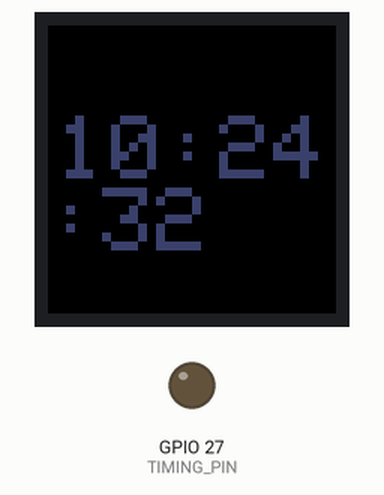
Recording of a sketch running on a simulated ESP32. On the bench: 32×32 colour display, output pins drawn as LEDs (lit = HIGH). WiFi joins after 1.5 s; servers stay silent unless stated; the local clock reads 2024-03-15 10:24:30 at power-on unless the sketch sets it; storage starts empty; random numbers use the default seed unless the sketch sets one; what the sketch prints to the serial monitor is not drawn.

Above: at 1.6 s.
At 5.6 s:
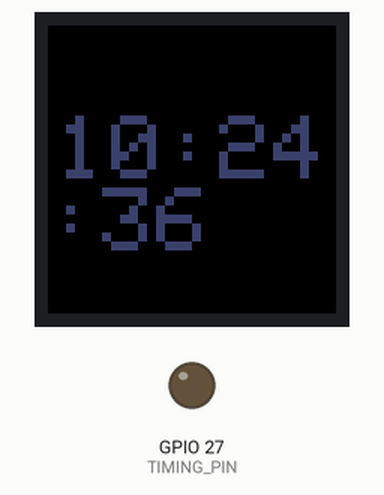
At 10.6 s:
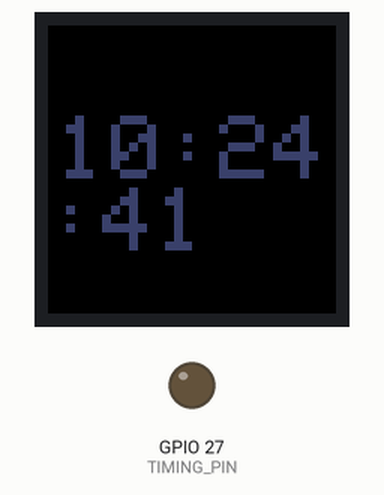
At 19.6 s:
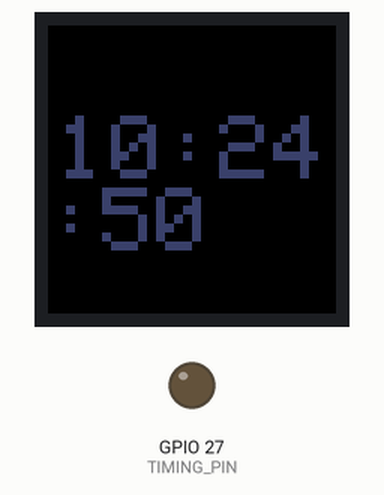
At 28.6 s:
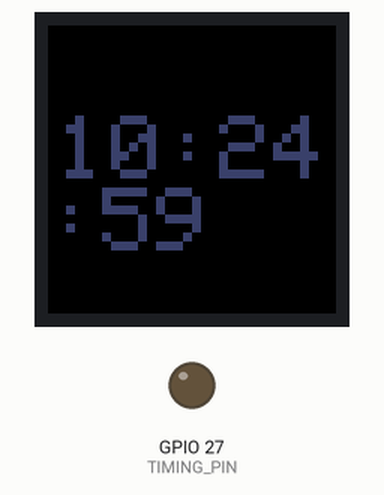
At 38.6 s:
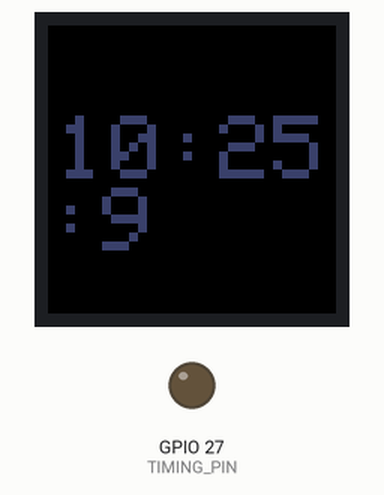

The sketch:

RTOS_.ino
```cpp
#define TIMING_PIN 27

#include <Adafruit_GrayOLED.h>
#include <gfxfont.h>
#include <Adafruit_GFX.h>
#include <Adafruit_SPITFT.h>
#include <Adafruit_SPITFT_Macros.h>
#include <PxMatrix.h>
#include <WiFi.h>
#include <Arduino.h>
#include <FS.h>
#include <SPIFFS.h>

// Time API Setup
const char* ssid       = "DukeVisitor";
const char* password   = "";
const char* ntpServer = "pool.ntp.org";
const long  gmtOffset_sec = -18000; // Eastern Standard Time
const int   daylightOffset_sec = 3600; // observes daylight savings
char the_time[10];
volatile int minute;
volatile int hour;
volatile int second;

// ISR Flags
volatile bool displayFlag = false;
volatile bool secondFlag = false;
volatile bool sampleFlag = false;

int sample;

File audioFile;

// LED Matrix Display
#define P_LAT 22
#define P_A 19
#define P_B 23
#define P_C 18
#define P_D 5
#define P_OE 15
#define DAC_OUT 25

PxMATRIX display(32,32,P_LAT, P_OE,P_A,P_B,P_C,P_D);

#define RANDOM_PIN 34

// Time Setup
hw_timer_t *displayTimer = NULL;
hw_timer_t *clockTimer = NULL;
hw_timer_t *sampleTimer = NULL;

portMUX_TYPE timerMux = portMUX_INITIALIZER_UNLOCKED;

void IRAM_ATTR isr_play_sample()
{
  sampleFlag = true;
}

uint16_t randomColor()
{
  return random(65535);
}

//  dacWrite(DAC_OUT, sample);
//  sampleFlag = 1;


void formatTime();
void playWAV(String fileName);

//void audioTask(void *parameter)
//{
//  while (audioFile.available()) {
//    if (sampleFlag) {
//      sampleFlag = false;  // Clear the flag
//
//      digitalWrite(TIMING_PIN, 1);
//      // Read one byte (sample) from the audio file and write to DAC
//      int sample = audioFile.read();
//      dacWrite(DAC_OUT, sample);
//      digitalWrite(TIMING_PIN, 0);
//
//      // You can add additional processing here if needed, such as buffering
//    }
// }
//
//  // Close the file when done
//  audioFile.close();
//  vTaskDelete(NULL);  // End the task
//}

void displayTask(void *parameter)
{
    TickType_t lastWakeTime = xTaskGetTickCount(); // Capture current time in ticks
    const TickType_t interval = 5 / portTICK_PERIOD_MS; // 5 ms interval

    while (1) {
//      digitalWrite(TIMING_PIN, 1);
        display.display(10);
//        digitalWrite(TIMING_PIN, 0);
        // Delay until the next 5 ms period
        vTaskDelayUntil(&lastWakeTime, interval);
    }
}

void clockTask(void *parameter)
{
    const TickType_t xDelay = 1000 / portTICK_PERIOD_MS; // 1000 ms = 1 second
    while (1) {
        // Clock task work

      second++;
      display.clearDisplay();
      formatTime();
      display.print(the_time);
        // Delay for 1 second
        vTaskDelay(xDelay); // This delays the task for 1 second
    }
}


void setup()
{
  Serial.begin(115200);

  sample = 0;
  pinMode(TIMING_PIN, OUTPUT);

  // connect to WiFi
  Serial.printf("Connecting to %s ", ssid);
  WiFi.begin(ssid, password);
  while (WiFi.status() != WL_CONNECTED) {
      delay(500);
      Serial.print(".");
  }
  Serial.println(" CONNECTED");

  // Initialize Time API
  configTime(gmtOffset_sec, daylightOffset_sec, ntpServer);

  // initialize random seed to disconnected analog pin input
  pinMode(RANDOM_PIN, INPUT);
  randomSeed(analogRead(RANDOM_PIN));

  display.begin(16);
  display.flushDisplay();

//  displayTimer = timerBegin(1000000);
//  timerAttachInterrupt(displayTimer, &isr_display_updater);
//  timerAlarm(displayTimer, 5000, true, 0);
//
  sampleTimer = timerBegin(1000000);
  timerAttachInterrupt(sampleTimer, &isr_play_sample);
  timerAlarm(sampleTimer, 62, true, 0);

  display.setTextColor(randomColor());
  display.setTextSize(1);

  struct tm timeinfo;
  if(!getLocalTime(&timeinfo)){
    Serial.println("Failed to obtain time");
    return;
  }

  // grab time from API
  minute = timeinfo.tm_min;
  hour = timeinfo.tm_hour % 12;
  if(hour == 0)
  {
    hour = 12;
  }
  second = timeinfo.tm_sec;

  formatTime();
  display.clearDisplay();
  display.print(the_time);

  // Initialize SPIFFS
  if (!SPIFFS.begin(true)) {
    Serial.println("SPIFFS mount failed");
    delay(3000);
    return;
  }

//  xTaskCreatePinnedToCore(audioTask, "AudioTask", 2048, NULL, 3, NULL, 1);
  xTaskCreatePinnedToCore(displayTask, "DisplayTask", 2048, NULL, 2, NULL, 1);
  xTaskCreatePinnedToCore(clockTask, "TimekeepingTask", 1024, NULL, 1, NULL, 1);


//  playWAV("/hitsdifferent8.wav");

}

void loop()
{
//  if(sampleFlag)
//  {
////    digitalWrite(TIMING_PIN, 1);
//    sample = audioFile.read();
////    dacWrite(DAC_OUT, sample);
//    sampleFlag = false;
////    digitalWrite(TIMING_PIN, 0);
//  }
//  if(displayFlag)
//  {
//    display.display(10);
//    displayFlag = false;
//  }
//  if(secondFlag)
//  {
////    digitalWrite(TIMING_PIN, 1);
//    second++;
//    display.clearDisplay();
//    formatTime();
//    display.print(the_time);
//    secondFlag = false;
////    digitalWrite(TIMING_PIN, 0);
//  }
}

void formatTime()
{
  if(second == 60)
  {
    second = 0;
    minute++;
    if(minute == 60)
    {
      minute = 0;
      hour++;
      if(hour == 13)
      {
        hour = 1;
      }
    }
  }

  // add leading zero for single digit minutes
  if(minute < 10)
  {
    sprintf(the_time, "%d:0%d:%d", hour, minute, second);
  }
  else
  {
    sprintf(the_time, "%d:%d:%d", hour, minute, second);
  }

  // adjust cursor based on hour digits
  if(hour > 9)
  {
    display.setCursor(1 , 10);
  }
  else
  {
    display.setCursor(5 , 10);
  }
}

void playWAV(String fileName)
{
  // Open the WAV file
  audioFile = SPIFFS.open(fileName, "r");
  if (!audioFile) {
    Serial.println("Failed to open file");
    delay(3000);
    return;
  }

  // maybe move this all into if
  sampleTimer = timerBegin(1000000); // TODO try changing to 80
  if(audioFile.available())
  {
    timerAttachInterrupt(sampleTimer, &isr_play_sample);
    Serial.println("interrupt attached");
  }
  timerAlarm(sampleTimer, 124, true, 0); // 1/16000Hz = 62.5us
  audioFile.seek(44); // skip WAV header

  // start task
//    xTaskCreatePinnedToCore(audioTask, "AudioTask", 4096, NULL, 3, NULL, 1);
}
```

Measured:
- what the display in image 0 shows lasts 1.0 s, from 1.5 s to 2.5 s
